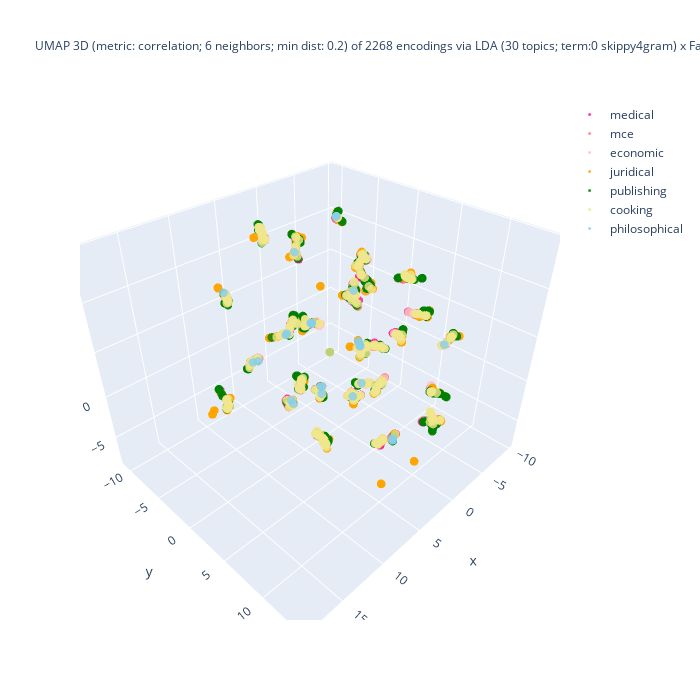

Source (notebook cell):
### Code cell
%%capture --no-display
## Plotlyを使って tSNE の結果の可視化 (3D)
import plotly.graph_objects as go
import numpy as np
#
domain_ids = set(encoded_df['domain_id'])
reverse_domain_list = False
if reverse_domain_list:
    domain_ids = sorted(domain_list, reverse = True)
## layered/traced drawing
fig = go.Figure()
for domain_id in domain_ids:
    # set marker size of the target domain
    if domain_id == [ i for k, v in domain_encoding.items() if k == target_domain ][0]:
        size_val = 5
    else:
        size_val = 3
    part = encoded_df[ encoded_df['domain_id'] == domain_id ]
    color = colormap[domain_id]
    print(f"color: {color}")
    fig.add_trace(
        go.Scatter3d(
            x = part['D1'], y = part['D2'], z = part['D3'],
            name = domain_back_encoding[domain_id],
            mode = 'markers',
            marker = dict(size = size_val, opacity = 0.8),
            #marker_colorscale = list(colormap.values()),
            marker_color = color,
            showlegend = True
        )
    )

## 3D 散布図にラベルを追加する処理は未実装
df_size = len(df)
if use_UMAP:
    title_header = f"UMAP 3D (metric: {umap_metric}; {umap_n_neighbors} neighbors; min dist: {umap_min_dist}) of {df_size} encodings via\n"
else:
    title_header = f"t-SNE 3D (ppl: {doc_perplexity_val}) of {df_size} encodings of via\n"
if use_FastText:
    if use_LDA:
        title_body = f"LDA ({n_topics} topics; term:0 {lda_term_type}) x FastText ({ft_n_dims} dims; term: {ft_term_type}; window: {ft_window_size})"
    else:
        title_body = f"FastText ({ft_n_dims} dims; term: {ft_term_type}; window: {ft_window_size})"
else:
    title_body = f"LDA ({n_topics} topics; term: {lda_term_type})"
#
title_val = title_header + title_body
fig.update_layout(title = dict(text = title_val, font_size = 12), autosize = False, width = 700, height = 700)
fig.show()

### Figure 1 — Plotly figure (JSON) as saved in the notebook; plotly's stock layout.template omitted (floating-point values rounded to 4 significant figures; data arrays with more than 128 entries replaced by an {"elided": "..."} marker saying what was removed)
{"data": [{"marker": {"color": "deeppink", "opacity": 0.8, "size": 3}, "mode": "markers", "name": "medical", "showlegend": true, "type": "scatter3d", "x": {"elided": "400 float values"}, "y": {"elided": "400 float values"}, "z": {"elided": "400 float values"}}, {"marker": {"color": "salmon", "opacity": 0.8, "size": 3}, "mode": "markers", "name": "mce", "showlegend": true, "type": "scatter3d", "x": {"elided": "400 float values"}, "y": {"elided": "400 float values"}, "z": {"elided": "400 float values"}}, {"marker": {"color": "pink", "opacity": 0.8, "size": 3}, "mode": "markers", "name": "economic", "showlegend": true, "type": "scatter3d", "x": {"elided": "241 float values"}, "y": {"elided": "241 float values"}, "z": {"elided": "241 float values"}}, {"marker": {"color": "orange", "opacity": 0.8, "size": 3}, "mode": "markers", "name": "juridical", "showlegend": true, "type": "scatter3d", "x": {"elided": "400 float values"}, "y": {"elided": "400 float values"}, "z": {"elided": "400 float values"}}, {"marker": {"color": "green", "opacity": 0.8, "size": 3}, "mode": "markers", "name": "publishing", "showlegend": true, "type": "scatter3d", "x": {"elided": "400 float values"}, "y": {"elided": "400 float values"}, "z": {"elided": "400 float values"}}, {"marker": {"color": "khaki", "opacity": 0.8, "size": 3}, "mode": "markers", "name": "cooking", "showlegend": true, "type": "scatter3d", "x": {"elided": "400 float values"}, "y": {"elided": "400 float values"}, "z": {"elided": "400 float values"}}, {"marker": {"color": "skyblue", "opacity": 0.8, "size": 3}, "mode": "markers", "name": "philosophical", "showlegend": true, "type": "scatter3d", "x": [10.77, 4.206, -2.878, -2.74, 5.771, -5.589, -1.99, 5.658, -1.735, 4.738, 9.381, 11.02, -0.1492, 4.519, -8.381, 4.863, 5.01, -0.9569, -5.548, -2.981, -2.649, -0.1481, -1.945, 3.312, 6.092, 5.637, -0.1457], "y": [4.816, 5.523, -0.07602, 0.1931, 1.795, -6.131, -4.534, 1.816, -4.33, -2.475, 10.84, 4.879, 7.127, -7.344, 6.405, -2.488, -7.625, -7.352, -6.168, -0.2913, 0.2177, 7.099, -4.669, 4.374, -10.04, 1.802, 7.11], "z": [3.772, 1.217, 0.9764, 0.8253, 7.99, 11.98, -6.545, 7.906, -7.292, 4.472, 8.377, 4.307, -5.879, -1.214, 1.256, 4.406, -1.264, 9.225, 11.95, 1.056, 0.8456, -5.835, -6.604, 11.19, 6.375, 7.917, -5.652]}], "layout": {"autosize": false, "height": 700, "title": {"font": {"size": 12}, "text": "UMAP 3D (metric: correlation; 6 neighbors; min dist: 0.2) of 2268 encodings via\nLDA (30 topics; term:0 skippy4gram) x FastText (15 dims; term: skippy4gram; window: 5)"}, "width": 700}}
